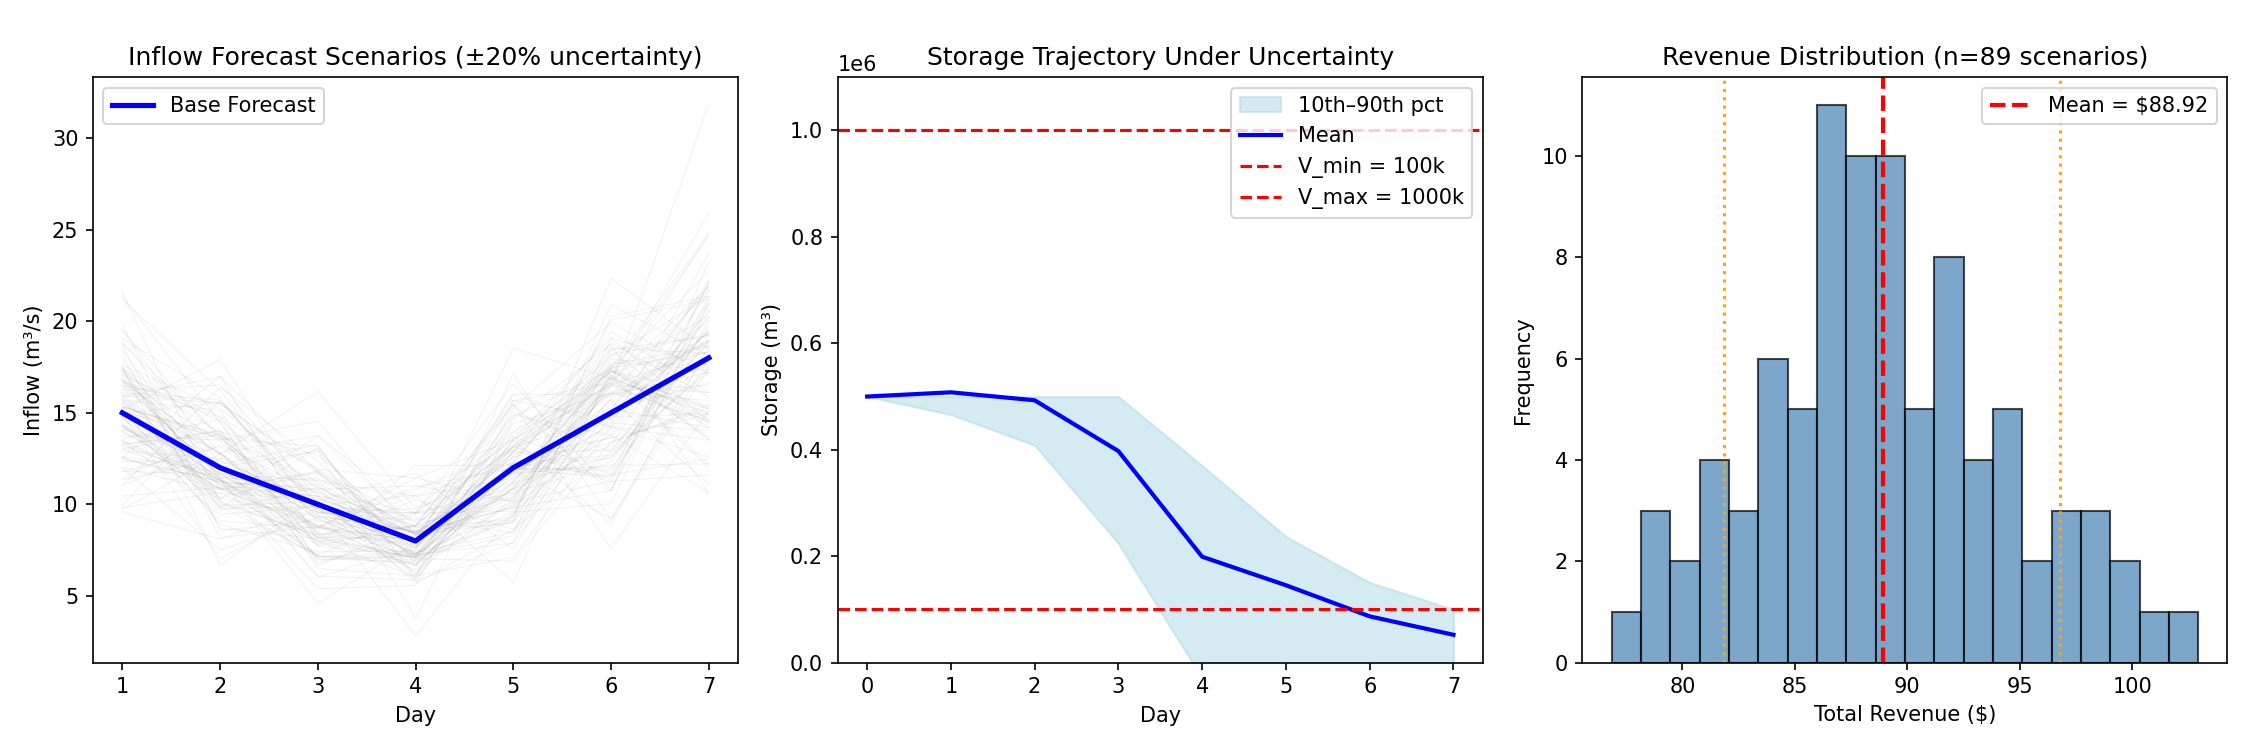

Write Python code to recreate this figure.
"""
Uncertainty Analysis for Reservoir Optimization
Monte Carlo simulation with 100 inflow scenarios
"""

import numpy as np
from scipy.optimize import minimize
import matplotlib.pyplot as plt

# Base parameters
V0 = 500_000
V_min = 100_000
V_max = 1_000_000
Q_eco = 10
Q_max = 100
dt = 86400
base_inflow = np.array([15, 12, 10, 8, 12, 15, 18])
price = np.array([0.08, 0.08, 0.08, 0.08, 0.10, 0.12, 0.10])
eta = 0.85
g = 9.81
H = 50
POWER_CONV = eta * g * H * dt / 3_600_000


def generate_inflow_scenarios(base_inflow, n_scenarios=100, uncertainty=0.20):
    """
    Generate inflow scenarios with random uncertainty.

    Args:
        base_inflow: array of 7 base inflow values (m³/s)
        n_scenarios: number of scenarios to generate
        uncertainty: standard deviation as fraction of base (default 0.20 = ±20%)

    Returns:
        array of shape (n_scenarios, 7) with uncertain inflows
    """
    np.random.seed(42)

    n_days = len(base_inflow)
    std_dev = base_inflow * uncertainty

    scenarios = np.zeros((n_scenarios, n_days))
    for i in range(n_scenarios):
        random_shocks = np.random.normal(0, std_dev)
        scenarios[i] = base_inflow + random_shocks
        scenarios[i] = np.clip(scenarios[i], 0, None)

    return scenarios


def compute_storage(Q_releases, inflow):
    """Compute storage values V0 to V7."""
    n = len(Q_releases)
    storage = np.zeros(n + 1)
    storage[0] = V0
    for t in range(n):
        storage[t + 1] = storage[t] + (inflow[t] - Q_releases[t]) * dt
    return storage


def compute_revenue(Q_releases):
    """Compute total revenue in dollars."""
    power = Q_releases * POWER_CONV
    revenue = np.sum(power * price)
    return revenue


def objective(Q_releases, inflow):
    """Objective function for a given inflow scenario."""
    storage = compute_storage(Q_releases, inflow)
    if np.any(storage[1:] < V_min) or np.any(storage[1:] > V_max):
        return 1e10  # Penalty for constraint violation
    revenue = compute_revenue(Q_releases)
    return -revenue


def solve_single(inflow):
    """Solve optimization for a single scenario."""
    bounds = [(Q_eco, Q_max) for _ in range(7)]
    x0 = inflow.copy()

    result = minimize(
        fun=lambda x: objective(x, inflow),
        x0=x0,
        method="SLSQP",
        bounds=bounds,
        options={"ftol": 1e-10, "maxiter": 1000},
    )

    if result.success:
        return result.x, compute_revenue(result.x), compute_storage(result.x, inflow)
    else:
        return None, None, None


def optimize_under_uncertainty(scenarios):
    """
    Run optimization for each scenario.

    Args:
        scenarios: array of shape (n_scenarios, 7)

    Returns:
        releases: array (n_scenarios, 7)
        revenues: array (n_scenarios,)
        storages: array (n_scenarios, 8)
    """
    n_scenarios = scenarios.shape[0]
    releases = np.zeros((n_scenarios, 7))
    revenues = np.zeros(n_scenarios)
    storages = np.zeros((n_scenarios, 8))

    for i in range(n_scenarios):
        release, revenue, storage = solve_single(scenarios[i])
        if release is not None:
            releases[i] = release
            revenues[i] = revenue
            storages[i] = storage
        else:
            releases[i] = np.nan
            revenues[i] = np.nan
            storages[i] = np.nan

    valid_mask = ~np.isnan(revenues)
    print(f"Solvable scenarios: {np.sum(valid_mask)}/{n_scenarios}")

    return releases, revenues, storages


def compute_statistics(releases, revenues, storages):
    """Compute mean, 10th, 90th percentile statistics."""
    valid_releases = releases[~np.isnan(revenues)]
    valid_storages = storages[~np.isnan(revenues)]

    release_mean = np.mean(valid_releases, axis=0)
    release_p10 = np.percentile(valid_releases, 10, axis=0)
    release_p90 = np.percentile(valid_releases, 90, axis=0)

    storage_mean = np.mean(valid_storages, axis=0)
    storage_p10 = np.percentile(valid_storages, 10, axis=0)
    storage_p90 = np.percentile(valid_storages, 90, axis=0)

    revenues_valid = revenues[~np.isnan(revenues)]
    revenue_mean = np.mean(revenues_valid)
    revenue_std = np.std(revenues_valid)
    revenue_p10 = np.percentile(revenues_valid, 10)
    revenue_p90 = np.percentile(revenues_valid, 90)

    return {
        "release_mean": release_mean,
        "release_p10": release_p10,
        "release_p90": release_p90,
        "storage_mean": storage_mean,
        "storage_p10": storage_p10,
        "storage_p90": storage_p90,
        "revenue_mean": revenue_mean,
        "revenue_std": revenue_std,
        "revenue_p10": revenue_p10,
        "revenue_p90": revenue_p90,
        "revenues_valid": revenues_valid,
    }


def check_ecological_violations(releases):
    """Count scenarios with any release below Q_eco."""
    violations = np.sum(np.any(releases < Q_eco, axis=1))
    return violations


def plot_uncertainty_analysis(scenarios, storages, stats):
    """Create 3-subplot figure."""
    fig, axes = plt.subplots(1, 3, figsize=(15, 5))

    # Subplot 1: Inflow scenarios
    ax1 = axes[0]
    for i in range(scenarios.shape[0]):
        ax1.plot(range(1, 8), scenarios[i], color="gray", alpha=0.1, linewidth=0.5)
    ax1.plot(range(1, 8), base_inflow, "b-", linewidth=2.5, label="Base Forecast")
    ax1.set_xlabel("Day")
    ax1.set_ylabel("Inflow (m³/s)")
    ax1.set_title("Inflow Forecast Scenarios (±20% uncertainty)")
    ax1.set_xticks(range(1, 8))
    ax1.legend()

    # Subplot 2: Storage trajectory
    ax2 = axes[1]
    days = np.arange(0, 8)
    valid_storages = storages[~np.isnan(storages).any(axis=1)]
    p10 = np.percentile(valid_storages, 10, axis=0)
    p90 = np.percentile(valid_storages, 90, axis=0)
    mean = np.mean(valid_storages, axis=0)

    ax2.fill_between(
        days, p10, p90, color="lightblue", alpha=0.5, label="10th–90th pct"
    )
    ax2.plot(days, mean, "b-", linewidth=2, label="Mean")
    ax2.axhline(
        y=V_min,
        color="red",
        linestyle="--",
        linewidth=1.5,
        label=f"V_min = {V_min / 1000:.0f}k",
    )
    ax2.axhline(
        y=V_max,
        color="red",
        linestyle="--",
        linewidth=1.5,
        label=f"V_max = {V_max / 1000:.0f}k",
    )
    ax2.set_xlabel("Day")
    ax2.set_ylabel("Storage (m³)")
    ax2.set_title("Storage Trajectory Under Uncertainty")
    ax2.set_xticks(days)
    ax2.legend(loc="upper right")
    ax2.set_ylim([0, V_max * 1.1])

    # Subplot 3: Revenue distribution
    ax3 = axes[2]
    ax3.hist(
        stats["revenues_valid"],
        bins=20,
        color="steelblue",
        edgecolor="black",
        alpha=0.7,
    )
    ax3.axvline(
        x=stats["revenue_mean"],
        color="red",
        linestyle="--",
        linewidth=2,
        label=f"Mean = ${stats['revenue_mean']:.2f}",
    )
    ax3.axvline(x=stats["revenue_p10"], color="orange", linestyle=":", linewidth=1.5)
    ax3.axvline(x=stats["revenue_p90"], color="orange", linestyle=":", linewidth=1.5)
    ax3.set_xlabel("Total Revenue ($)")
    ax3.set_ylabel("Frequency")
    ax3.set_title(f"Revenue Distribution (n={len(stats['revenues_valid'])} scenarios)")
    ax3.legend()

    plt.tight_layout()
    plt.savefig("uncertainty_analysis.png", dpi=150)
    plt.close()
    print("\nPlot saved to: uncertainty_analysis.png")


def print_summary(stats, violations, n_scenarios):
    """Print summary statistics."""
    print("\n" + "=" * 70)
    print("UNCERTAINTY ANALYSIS SUMMARY")
    print("=" * 70)
    print(f"Mean Revenue: ${stats['revenue_mean']:.2f}")
    print(f"Std Dev:      ${stats['revenue_std']:.2f}")
    print(f"10th pct:    ${stats['revenue_p10']:.2f}")
    print(f"90th pct:    ${stats['revenue_p90']:.2f}")
    print(f"\nScenarios with ecological violations: {violations}/{n_scenarios}")
    print("=" * 70)


def main():
    """Run full uncertainty analysis."""
    print("Generating 100 inflow scenarios with ±20% uncertainty...")
    scenarios = generate_inflow_scenarios(
        base_inflow, n_scenarios=100, uncertainty=0.20
    )

    print("\nRunning optimization for each scenario...")
    releases, revenues, storages = optimize_under_uncertainty(scenarios)

    print("\nComputing statistics across scenarios...")
    stats = compute_statistics(releases, revenues, storages)

    violations = check_ecological_violations(releases)

    print_summary(stats, violations, 100)
    plot_uncertainty_analysis(scenarios, storages, stats)


if __name__ == "__main__":
    main()
